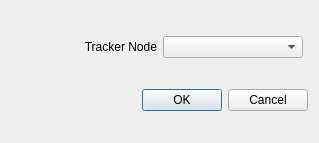
<?xml version="1.0" encoding="UTF-8"?>
<ui version="4.0">
 <class>apply_corner_track</class>
 <widget class="QDialog" name="apply_corner_track">
  <property name="geometry">
   <rect>
    <x>0</x>
    <y>0</y>
    <width>319</width>
    <height>143</height>
   </rect>
  </property>
  <property name="windowTitle">
   <string notr="true">Apply Track</string>
  </property>
  <layout class="QVBoxLayout" name="verticalLayout">
   <item>
    <layout class="QGridLayout" name="gridLayout">
     <property name="margin">
      <number>5</number>
     </property>
     <item row="0" column="0">
      <widget class="QLabel" name="label">
       <property name="text">
        <string>Tracker Node</string>
       </property>
       <property name="alignment">
        <set>Qt::AlignRight|Qt::AlignTrailing|Qt::AlignVCenter</set>
       </property>
      </widget>
     </item>
     <item row="0" column="1">
      <widget class="QComboBox" name="tracker_combo_"/>
     </item>
    </layout>
   </item>
   <item>
    <widget class="QDialogButtonBox" name="buttonBox">
     <property name="orientation">
      <enum>Qt::Horizontal</enum>
     </property>
     <property name="standardButtons">
      <set>QDialogButtonBox::Cancel|QDialogButtonBox::Ok</set>
     </property>
    </widget>
   </item>
  </layout>
 </widget>
 <resources/>
 <connections>
  <connection>
   <sender>buttonBox</sender>
   <signal>accepted()</signal>
   <receiver>apply_corner_track</receiver>
   <slot>accept()</slot>
   <hints>
    <hint type="sourcelabel">
     <x>248</x>
     <y>254</y>
    </hint>
    <hint type="destinationlabel">
     <x>157</x>
     <y>274</y>
    </hint>
   </hints>
  </connection>
  <connection>
   <sender>buttonBox</sender>
   <signal>rejected()</signal>
   <receiver>apply_corner_track</receiver>
   <slot>reject()</slot>
   <hints>
    <hint type="sourcelabel">
     <x>316</x>
     <y>260</y>
    </hint>
    <hint type="destinationlabel">
     <x>286</x>
     <y>274</y>
    </hint>
   </hints>
  </connection>
 </connections>
</ui>
